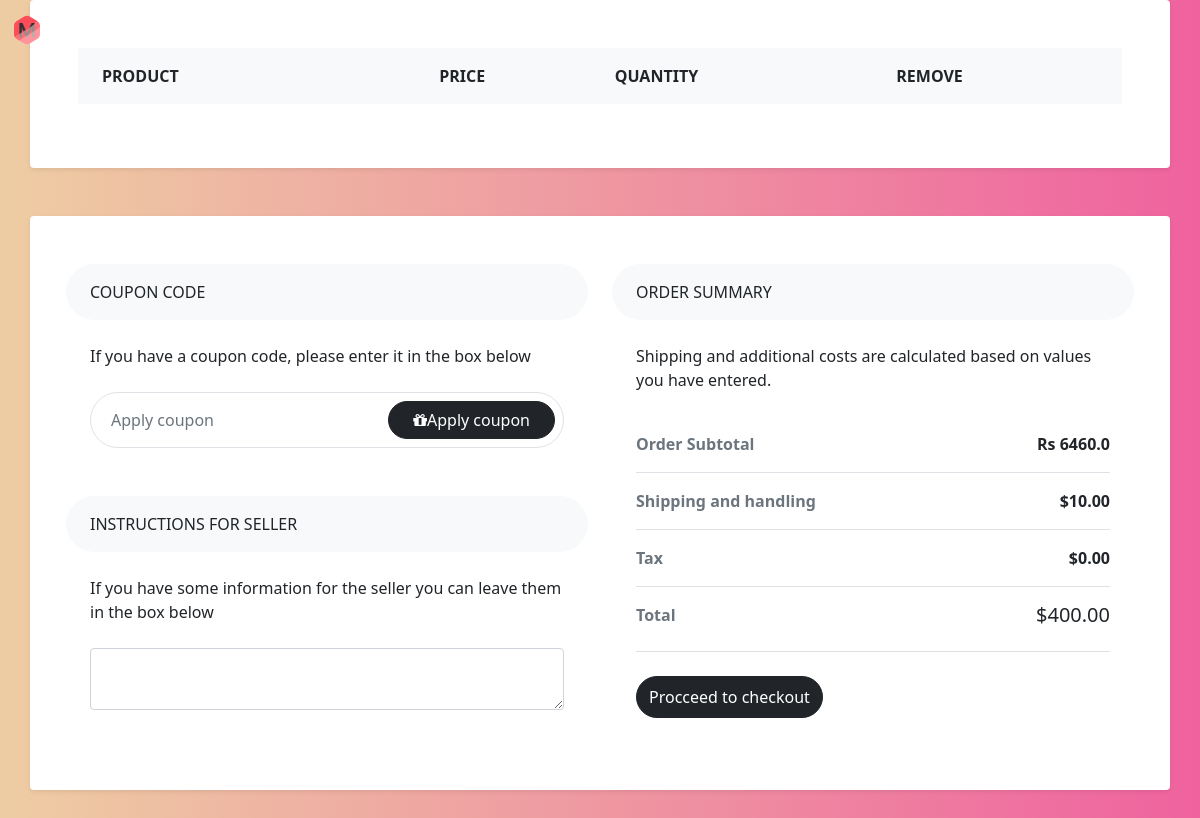
The page /cart/ (signed in) on the database as committed earlier.
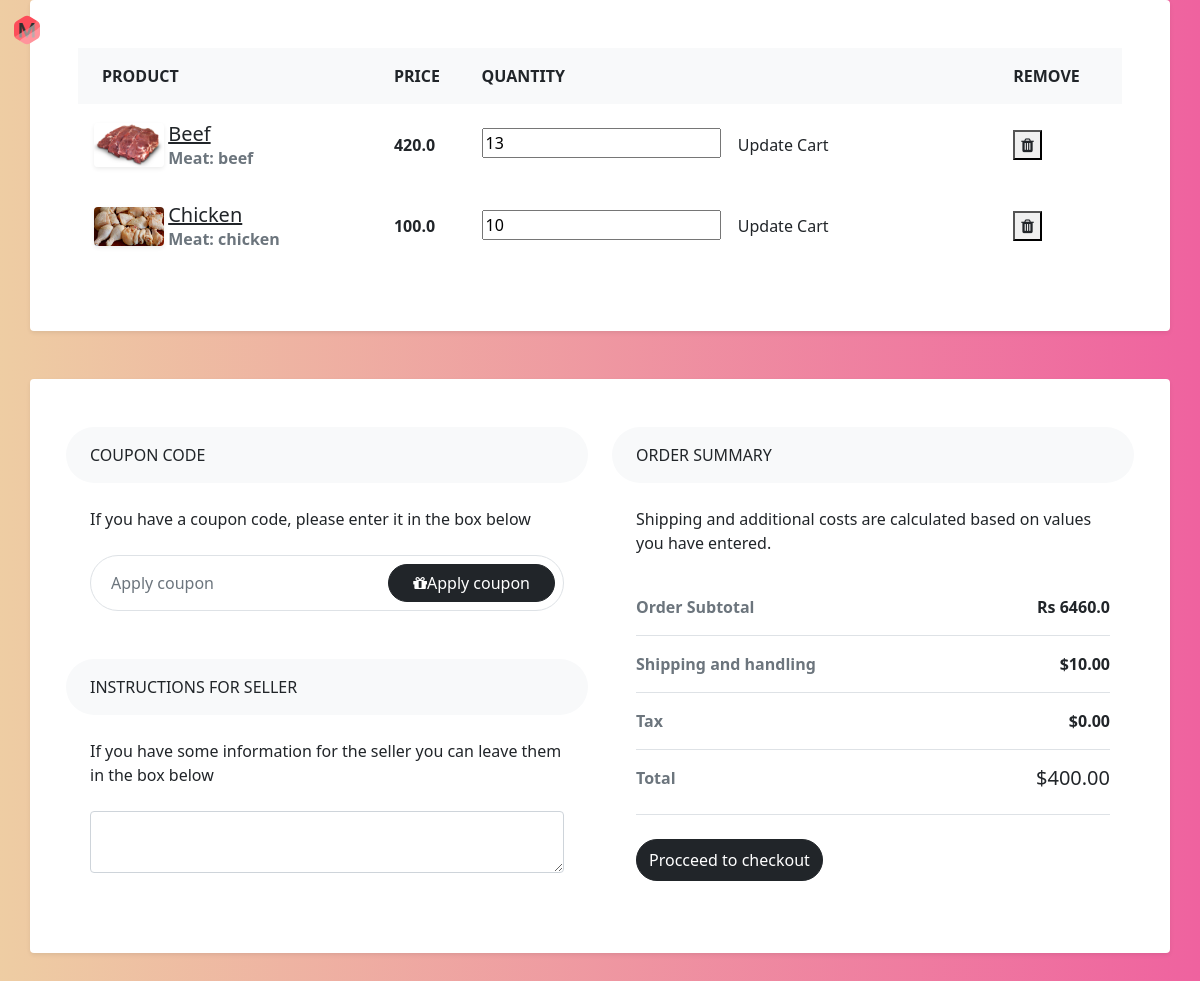
The same page on the database as committed later.
### home/models.py (models this page shows, shortened)
class CartModel(models.Model):
    user = models.OneToOneField(settings.AUTH_USER_MODEL, related_name="cart", on_delete=models.CASCADE)
    total = models.FloatField()
    address = models.TextField(max_length=255)
    pincode = models.IntegerField()
    state = models.TextField(max_length=20)

class CartItem(models.Model):
    item = models.ForeignKey(Product, related_name="cart_item", on_delete=models.CASCADE)
    quantity = models.IntegerField()
    cart = models.ForeignKey(CartModel, related_name="items", on_delete=models.CASCADE)

class Product(models.Model):
    meat_type = (
        ('c', 'chicken'),
        ('b', 'beef'),
        ('m', 'mutton'),
        ('p', 'pork'),
        ('f', 'fish'),
    )
    title = models.CharField(max_length=255)
    description = models.TextField(max_length=2048)
    price = models.FloatField()
    stock = models.IntegerField()
    meat = models.CharField(max_length=1, choices=meat_type)
    def __str__(self):
        return self.title

class ImageModel(models.Model):
    title = models.TextField(max_length=10)
    mainimage = models.ImageField(upload_to="static/images/", null=True)
    image = models.ForeignKey(Product, related_name='images', on_delete=models.CASCADE)

### home/views.py (the view)
# urls.py: path('cart/', views.cart, name='cart'),
def cart(request):
    context = {}
    user = User.objects.get(id = request.user.id)
    cart = user.cart
    items = cart.items.all()
    context['items'] = items
    return render(request, template_name="cart.html", context = context)

### templates/cart.html (shortened to what this page needs)
{% extends "base.html" %}
{% load static %}
{% block extra_css%}
<link rel="stylesheet" href="{% static 'cart.css' %}" />
{% endblock %}
{% block content %}
<div class="px-4 px-lg-0">
  <div class="pb-5">
    <div class="container">
      <div class="row">
        <div class="col-lg-12 p-5 bg-white rounded shadow-sm mb-5">
          <div class="table-responsive">
            <table class="table">
              <thead>
                <tr>
                  <th scope="col" class="border-0 bg-light">
                    <div class="p-2 px-3 text-uppercase">Product</div>
                  </th>
                  <th scope="col" class="border-0 bg-light">
                    <div class="py-2 text-uppercase">Price</div>
                  </th>
                  <th scope="col" class="border-0 bg-light">
                    <div class="py-2 text-uppercase">Quantity</div>
                  </th>
                  <th scope="col" class="border-0 bg-light">
                    <div class="py-2 text-uppercase">Remove</div>
                  </th>
                </tr>
              </thead>
              <tbody>
                {% for item in items%}
                <tr>
                  <th scope="row" class="border-0">
                    <div class="p-2">
                      <img src="/{{item.item.images.all.0.mainimage}}" alt="" width="70" class="img-fluid rounded shadow-sm">
                      <div class="ml-3 d-inline-block align-middle">
                        <h5 class="mb-0"> <a href="#" class="text-dark d-inline-block align-middle">{{item.item}}</a></h5><span class="text-muted font-weight-normal font-italic d-block">Meat: {{item.item.get_meat_display}}</span>
                      </div>
                    </div>
                  </th>
                  <td class="border-0 align-middle"><strong>{{item.item.price}}</strong></td>
                  <td class="border-0 align-middle">
                  <form class="form1" action="/update/{{ item.id }}" method="POST">
                  <input type="number" value={{ item.quantity }} name="cart_quantity">
                  <button type="submit" href="#" class="btn"> Update Cart</button>
                  </form>
                  </td>
                  <td class="border-0 align-middle">
                    <form class="form1" action="/delete/{{item.id}}" method="POST">
                    <button type="submit" href="#" class="text-dark"><i class="fa fa-trash"></i></button>
                    </form>
                  </td>
                </tr>
                {% endfor %}
              </tbody>
            </table>
          </div>
        </div>
      </div>
      <div class="row py-5 p-4 bg-white rounded shadow-sm">
        <div class="col-lg-6">
          <div class="bg-light rounded-pill px-4 py-3 text-uppercase font-weight-bold">Coupon code</div>
          <div class="p-4">
            <p class="font-italic mb-4">If you have a coupon code, please enter it in the box below</p>
            <div class="input-group mb-4 border rounded-pill p-2">
              <input type="text" placeholder="Apply coupon" aria-describedby="button-addon3" class="form-control border-0">
              <div class="input-group-append border-0">
                <button id="button-addon3" type="button" class="btn btn-dark px-4 rounded-pill"><i class="fa fa-gift mr-2"></i>Apply coupon</button>
              </div>
            </div>
          </div>
          <div class="bg-light rounded-pill px-4 py-3 text-uppercase font-weight-bold">Instructions for seller</div>
          <div class="p-4">
            <p class="font-italic mb-4">If you have some information for the seller you can leave them in the box below</p>
            <textarea name="" cols="30" rows="2" class="form-control"></textarea>
          </div>
        </div>
        <div class="col-lg-6">
          <div class="bg-light rounded-pill px-4 py-3 text-uppercase font-weight-bold">Order summary </div>
          <div class="p-4">
            <p class="font-italic mb-4">Shipping and additional costs are calculated based on values you have entered.</p>
            <ul class="list-unstyled mb-4">
              <li class="d-flex justify-content-between py-3 border-bottom"><strong class="text-muted">Order Subtotal </strong><strong>Rs {{ user.cart.total }} </strong></li>
              <li class="d-flex justify-content-between py-3 border-bottom"><strong class="text-muted">Shipping and handling</strong><strong>$10.00</strong></li>
              <li class="d-flex justify-content-between py-3 border-bottom"><strong class="text-muted">Tax</strong><strong>$0.00</strong></li>
              <li class="d-flex justify-content-between py-3 border-bottom"><strong class="text-muted">Total</strong>
                <h5 class="font-weight-bold">$400.00</h5>
              </li>
            </ul><a href="#" class="btn btn-dark rounded-pill py-2 btn-block">Procceed to checkout</a>
          </div>
        </div>
      </div>
    </div>
  </div>
</div>
{% endblock%}

### templates/base.html (shortened to what this page needs)
{% load static %}
<!doctype html>
<html lang="en">
<head>
    <link href="https://cdn.jsdelivr.net/npm/bootstrap@5.0.0-beta2/dist/css/bootstrap.min.css" rel="stylesheet"
>
    <link rel="stylesheet" href="https://stackpath.bootstrapcdn.com/font-awesome/4.7.0/css/font-awesome.min.css"/>
    {% block extra_css %}
    {% endblock %}
</head>
<body>
<nav class="navbar navbar-expand-lg navbar-dark   fixed-top navbar-dark">
    <div class="container-fluid">
        <a class="navbar-brand" href="#">
            <img src="{% static 'images/icon.svg' %}" width="30" height="30" alt="">
        </a>
        <div class="collapse navbar-collapse" id="navbarSupportedContent">
            <ul class="navbar-nav me-auto mb-2 mb-lg-0">
                <li class="nav-item">
                    <a class="nav-link active" aria-current="page" href="/">Home</a>
                </li>
                <li class="nav-item">
                    <a class="nav-link" href="/link/">Link</a>
                </li>
                {% if user.is_authenticated %}
                    <li class="nav-item dropdown">
                        <a class="nav-link dropdown-toggle" href="#" id="navbarDropdown" role="button"
                           data-bs-toggle="dropdown" aria-expanded="false">
                        </a>
                    </li>
                    <li class="nav-item">
                        <a class="nav-link" href="/cart">
                        </a>
                    </li>
                {% else %}
                    <li class="nav-item ms-auto">
                        <a class="nav-link ms-auto" href="/login/">login</a>
                    </li>
                {% endif %}
            </ul>
        </div>
    </div>
</nav>
{% block content %}
{% endblock %}
</body>
</html>

### static/cart.css (style rules this page uses)
body { background: #eecda3; background: -webkit-linear-gradient(to right, #eecda3, #ef629f); background: linear-gradient(to right, #eecda3, #ef629f); min-height: 100vh; }

Rows that differ between the two databases and show on the page:
added CartItem: item.images.all.0.mainimage (picture), item "Beef", item.meat "beef", item.price "420.0", cart_quantity "13"
added CartItem: item.images.all.0.mainimage (picture), item "Chicken", item.meat "chicken", item.price "100.0", cart_quantity "10"
